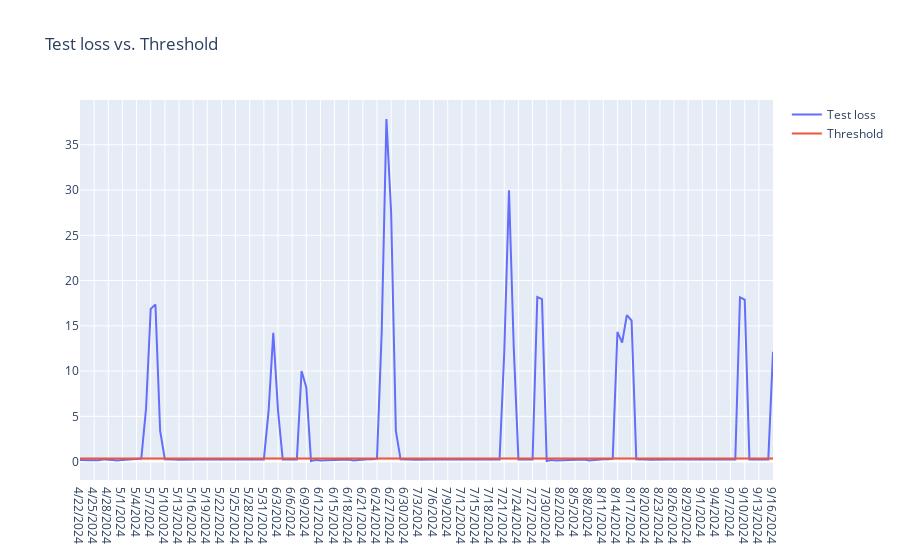

Write notebook code for a chart like this one.
### Code cell
fig = go.Figure()
fig.add_trace(go.Scatter(x=anomaly_df['Date'], y=anomaly_df['loss'], name='Test loss'))
fig.add_trace(go.Scatter(x=anomaly_df['Date'], y=anomaly_df['threshold'], name='Threshold'))
fig.update_layout(showlegend=True, title='Test loss vs. Threshold')
fig.show()

### Figure 1 — Plotly figure (JSON) as saved in the notebook; plotly's stock layout.template omitted (floating-point values rounded to 4 significant figures; data arrays with more than 128 entries replaced by an {"elided": "..."} marker saying what was removed)
{"data": [{"name": "Test loss", "type": "scatter", "x": {"elided": "148 str values"}, "y": {"elided": "148 float values"}}, {"name": "Threshold", "type": "scatter", "x": {"elided": "148 str values"}, "y": {"elided": "148 float values"}}], "layout": {"showlegend": true, "title": {"text": "Test loss vs. Threshold"}}}
